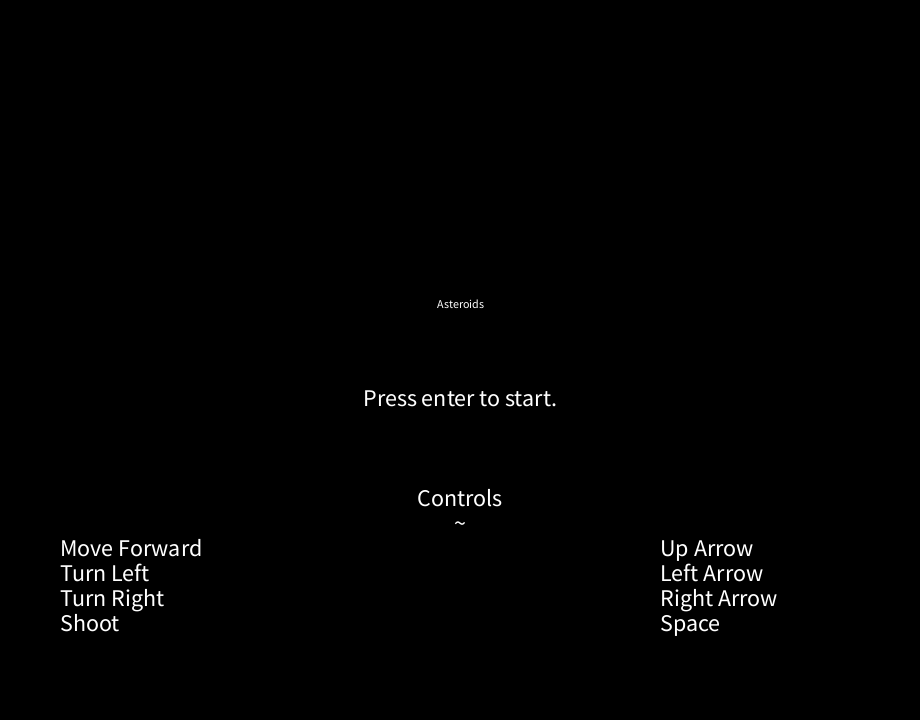
Frame 1 (no input)
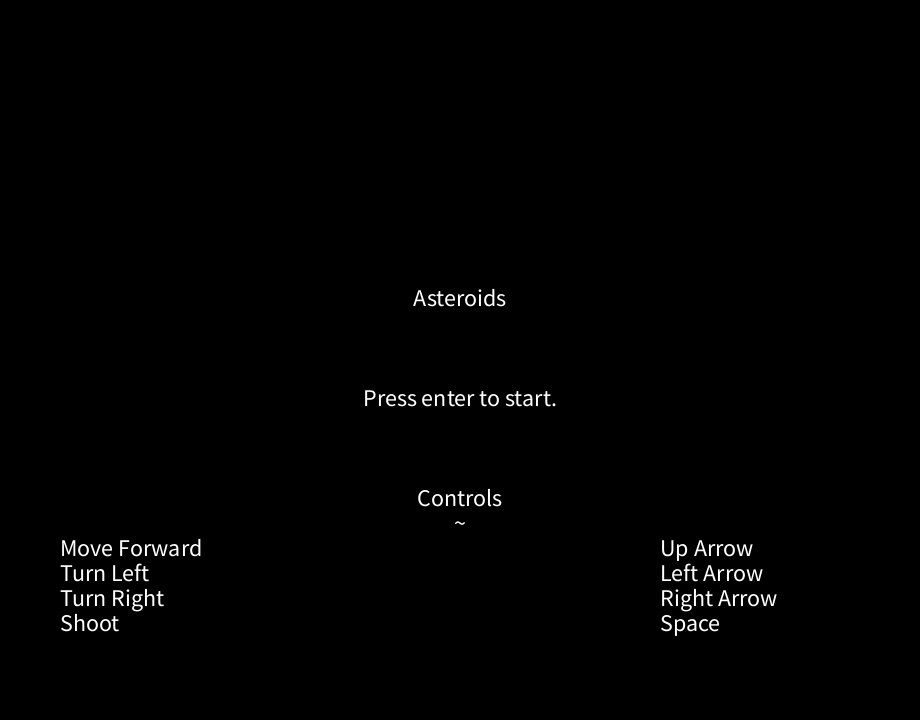
Frame 60 (the mouse pressed at the canvas centre just before this capture)
Frame 120 (the mouse held since frame 60 and released just before this capture): identical to frame 60, image omitted

The Processing sketch that drew these frames (run headless with seeded random() and noise(); from frame 60 on, the mouse is pressed at the canvas centre):

// Processing sketch: Asteroids
// ── Asteroids.pde
boolean upKey, downKey, leftKey, rightKey, spaceKey, enter;
Ship ship;
Bullet bullet;
Asteroid asteroid;

ArrayList<Bullet> bulletsToRemove;
ArrayList<Asteroid> asteroidsToRemove;
ArrayList<Asteroid> asteroidsToAdd;
ArrayList<Asteroid> asteroids;

int gameState;
int score;
float gameTime;

void setup() {
  size(920, 720);
  ship = new Ship(new PVector(width/2, height/2), new PVector(0, 0), 55);
  bullet = new Bullet(new PVector(ship.location.x, ship.location.y), new PVector(ship.direction.x, ship.direction.y), 10);
  asteroids = new ArrayList<Asteroid>();
  gameState = 0;
  asteroids.add(new Asteroid(new PVector(random(0, width), random(0, height)), new PVector(0, 2), 100));
  asteroids.add(new Asteroid(new PVector(random(0, width), random(0, height)), new PVector(0, 2), 100));
  asteroids.add(new Asteroid(new PVector(random(0, width), random(0, height)), new PVector(0, 2), 100));
}//end setup

void draw() {
  background(0);
  bulletsToRemove = new ArrayList<Bullet>();
  asteroidsToAdd = new ArrayList<Asteroid>();
  asteroidsToRemove = new ArrayList<Asteroid>();

  //main menu
  if (gameState == 0) {
    textAlign(CENTER, BOTTOM);
    text("Asteroids", width/2, height/2 - 50);
    textSize(24);
    text("Press enter to start.", width/2, height/2 + 50);
    text("Controls", width/2, height/2 + 150);
    text("~", width/2, height/2 + 175);
    textAlign(LEFT, BOTTOM);
    text("Move Forward", width / 2 - 400, height / 2 + 200);
    text("Up Arrow", width/2 + 200, height/2 + 200);
    text("Turn Left", width / 2 - 400, height / 2 + 225);
    text("Left Arrow", width / 2 + 200, height/2 + 225);
    text("Turn Right", width / 2 - 400, height / 2 + 250);
    text("Right Arrow", width/2 + 200, height/2 + 250);
    text("Shoot", width / 2 - 400, height / 2 + 275);
    text("Space", width/2 + 200, height/2 + 275);
  }
  //playing game
  else if (gameState == 1) {
    for (Asteroid a : asteroids) {
      a.display();
      a.update();
    }

    ship.display();
    ship.update();

    bullet.update();
    for (Bullet b : bullet.bullets) {
      b.display();
      b.update();
    }

    for (Asteroid a : asteroidsToRemove) {
      asteroids.remove(a);
    }

    for (Asteroid a : asteroidsToAdd) {
      asteroids.add(a);
    }

    for (Bullet b : bulletsToRemove) {
      bullet.bullets.remove(b);
    }

    if (asteroids.size() == 0) {
      asteroids.add(new Asteroid(new PVector(random(0, width), random(0, height)), new PVector(0, 2), 100));
      asteroids.add(new Asteroid(new PVector(random(0, width), random(0, height)), new PVector(0, 2), 100));
      asteroids.add(new Asteroid(new PVector(random(0, width), random(0, height)), new PVector(0, 2), 100));
    }

    textAlign(RIGHT, TOP);
    textSize(24);
    text("Score: " + score, width - 100, 20);
  } //game over screen
  else if (gameState == 2) {
    fill(255);
    textAlign(CENTER, BOTTOM);
    text("GAME OVER", width/2, height/2 - 50);
    textSize(50);
    //display score
    text("Your score was " + score, width/2, height/2);
    textSize(24);
    text("Press enter to restart.", width/2, height/2 + 50);
  }

  gameTime += 1/frameRate;
  addAsteroids();
}//end draw

void keyPressed() {
  if (keyCode == UP) upKey = true;
  if (keyCode == DOWN) downKey = true;
  if (keyCode == LEFT) leftKey = true;
  if (keyCode == RIGHT) rightKey = true;
  if (keyCode == ' ') spaceKey = true;
  
  if (gameState == 0 || gameState == 2) {
    if (keyCode == ENTER ) {
      ship = new Ship(new PVector(width/2, height/2), new PVector(0, 0), 55);
      asteroids = new ArrayList<Asteroid>();

      asteroids.add(new Asteroid(new PVector(random(0, width), random(0, height)), new PVector(0, 2), 100));
      asteroids.add(new Asteroid(new PVector(random(0, width), random(0, height)), new PVector(0, 2), 100));
      asteroids.add(new Asteroid(new PVector(random(0, width), random(0, height)), new PVector(0, 2), 100));

      gameState = 1;
    }
  }
}//end keyPressed

void keyReleased() {
  if (keyCode == UP) upKey = false;
  if (keyCode == DOWN) downKey = false;
  if (keyCode == LEFT) leftKey = false;
  if (keyCode == RIGHT) rightKey = false;
  if (keyCode == ' ') spaceKey = false;
}//end keyReleased

// ── Asteroid.pde
class Asteroid extends GameObject {

  Asteroid(PVector loc, PVector vel, int d) {
    super(loc, vel, d);
    velocity.rotate(random(0, TWO_PI));
  }//end constructor


  void display() {
    noFill();
    stroke(255);
    circle(location.x, location.y, diameter);
  }//end display

  void update() {
    super.update();
    collide();
  }//end update

  void collide() {
    float d = this.location.dist(ship.location);
    if (d < this.diameter/2 + ship.diameter/2) {
      gameState = 2;
      println("dead");
    }
  }//end collide
}

// ── Bullet.pde
class Bullet extends GameObject {
  ArrayList<Bullet> bullets;

  Bullet(PVector loc, PVector vel, int d) {
    super(loc, vel, d);
    velocity.setMag(10);
    bullets = new ArrayList<Bullet>();
  }//end constructor

  void display() {
    stroke(255);
    noFill();
    circle(location.x, location.y, diameter);
  }//end display

  void update() {
    location.add(velocity);

    if (spaceKey && ship.shotTimer > ship.threshold) {
      bullets.add(new Bullet(new PVector(ship.location.x, ship.location.y), new PVector(ship.direction.x, ship.direction.y), 10));
      //println("pew pew");
      ship.shotTimer = 0;
    }

    bulletOfScreen();
    collide();
  }//end update

  void collide() {
    for (Asteroid a : asteroids) {
      float d = this.location.dist(a.location);
      if (d < a.diameter/2 + bullet.diameter) {
        bulletsToRemove.add(this);
        if (a.diameter > 25) {
          Asteroid child1 = new Asteroid(new PVector(a.location.x, a.location.y), new PVector(0,2), a.diameter/2);
          asteroidsToAdd.add(child1);
          Asteroid child2 = new Asteroid(new PVector(a.location.x, a.location.y), new PVector(0,2), a.diameter/2);
          asteroidsToAdd.add(child2);
        }
        asteroidsToRemove.add(a);
        addScore(a.diameter);
      }
    }
  }//end collide

  void bulletOfScreen() {
    if (location.x > width + 10) {
      bulletsToRemove.add(this);
    } else if (location.x < -10) {
      bulletsToRemove.add(this);
    }

    if (location.y > height + 10) {
      bulletsToRemove.add(this);
    } else if (location.y < -10) {
      bulletsToRemove.add(this);
    }
  }//end bulletOfScreen

  void addScore(int diameter) {
    if(diameter <= 30){
      score += 200;
    }else if(diameter <= 60){
      score += 150;
    }else if(diameter <= 100){
      score += 100;   
    }
  }//end addScore
  
}

// ── GameObject.pde
class GameObject {
  PVector velocity;
  PVector location;
  int diameter;

  GameObject(PVector loc, PVector vel, int d) {
    location = loc;
    velocity = vel;
    diameter = d;
  }

  void display() {
  }

  void update() {
    location.add(velocity);

    if (location.y < -50) location.y = height+50;
    if (location.y > height+50) location.y = -50;

    if (location.x < -50) location.x = width+50;
    if (location.x > width+50) location.x = -50;
  }
}

// ── GameTimer.pde
boolean timeReset = true;

void addAsteroids() {
  if ((int)gameTime % 10 == 1 && timeReset) {
    asteroids.add(new Asteroid(new PVector(random(0,width), random(0,height)), new PVector(0,2), 100));
    asteroids.add(new Asteroid(new PVector(random(0,width), random(0,height)), new PVector(0,2), 100));
    asteroids.add(new Asteroid(new PVector(random(0,width), random(0,height)), new PVector(0,2), 100));
    timeReset = false;
  }

  if ((int)gameTime % 5 == 4) {
    timeReset = true;
  }//end addAsteroids
}

// ── Ship.pde
class Ship extends GameObject {
  PVector direction;
  int shotTimer, threshold;

  Ship(PVector loc, PVector vel, int d) {
    super(loc,vel,d);
    direction = new PVector(0, -0.1);
    shotTimer = 0;
    threshold = 10;
  }//end constructor

  void display() {
    pushMatrix();
    translate(location.x, location.y);
    rotate(direction.heading());
    noFill();
    stroke(255);
    triangle(-25, -15, -25, 15, 25, 0);
    popMatrix();
    //circle(location.x, location.y, diameter); //ship hitbox 
  }//end display

  void update() {
    super.update();
    shotTimer++;

    if (upKey) velocity.add(direction);

    if (downKey) velocity.sub(direction);

    if (leftKey) direction.rotate(-radians(5));

    if (rightKey) direction.rotate(radians(5));
  }//end update
}
